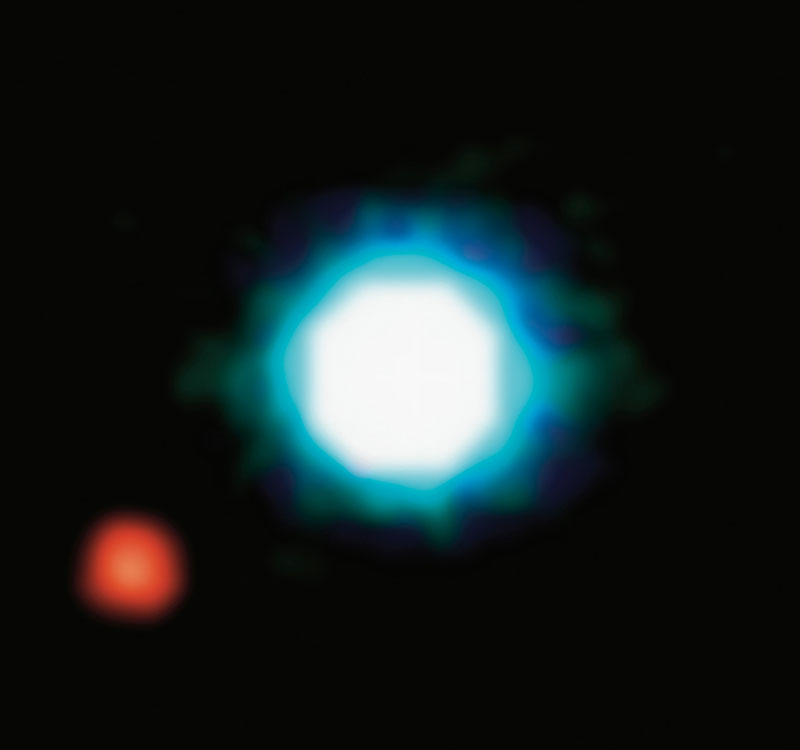
#> input picture LabSix/300_26a_big-vlt-s.jpg, 800 x 750 px
$ python coronaSimulateV1_jason20.py
#> lines starting #> are read from the running program, lines starting #| are printed output that depends on the picture
## CORONASIMULATE  Simulate coronagraph and Gerchberg-Saxton algorithm
#
# A simulation of a coronagraph and the Gerchberg-Saxton algorithm, in the
# context of NASA's Roman Space Telescope, developed to help teach ENCMP
# 100 Computer Programming for Engineers at the University of Alberta. The
# program saves output figures to PNG files for subsequent processing.
#
# Copyright (c) 2022, University of Alberta
# Electrical and Computer Engineering
# All rights reserved.
#
# Student name: Jason Wang (95%)
# Student CCID: jason20
# Others: farhan (5%)
#
# To avoid plagiarism, list the names of persons, Version 0 author(s)
# excluded, whose code, words, ideas, or data you used. To avoid
# cheating, list the names of persons, excluding the ENCMP 100 lab
# instructor and TAs, who gave you compositional assistance.
#
# After each name, including your own name, enter in parentheses an
# estimate of the person's contributions in percent. Without these
# numbers, adding to 100%, follow-up questions will be asked.
#
# For anonymous sources, enter pseudonyms in uppercase, e.g., SAURON,
# followed by percentages as above. Email a link to or a copy of the
# source to the lab instructor before the assignment is due.
#
import matplotlib.pyplot as plt
import numpy as np

def main():
    im = loadImage('300_26a_big-vlt-s.jpg')
    (im,Dphi) = opticalSystem(im,300)
    images = gerchbergSaxton(im,10,Dphi)
    saveFrames(images)

def loadImage(name):
#> called with name = '300_26a_big-vlt-s.jpg'
    im = plt.imread(name)/255
    if len(im.shape) > 2:
        im = (im[:,:,0]+im[:,:,1]+im[:,:,2])/3
#> im: shape (750, 800) float64
    im[im < 0] = 0
    im[im > 1] = 1
    return im

def opticalSystem(im,width):
    im = occultSquare(im,width)
    (IMa,IMp) = dft2(im)
    rng = np.random.default_rng(12345)
    imR = rng.random(im.shape)
    (_,Dphi) = dft2(imR)
    im = idft2(IMa,IMp-Dphi)
    return (im,Dphi)

#makes the input black and then returns that with the dimensions of a square
def occultSquare(im,width):
#> called with width = 300
    xStart = int(len(im[0])/2 - width/2)
#> xStart = 250
    yStart = int(len(im)/2 - width/2)
#> yStart = 225
    for i in range(yStart, yStart + width):
        for j in range(xStart, xStart + width):
            im[i][j] = 0
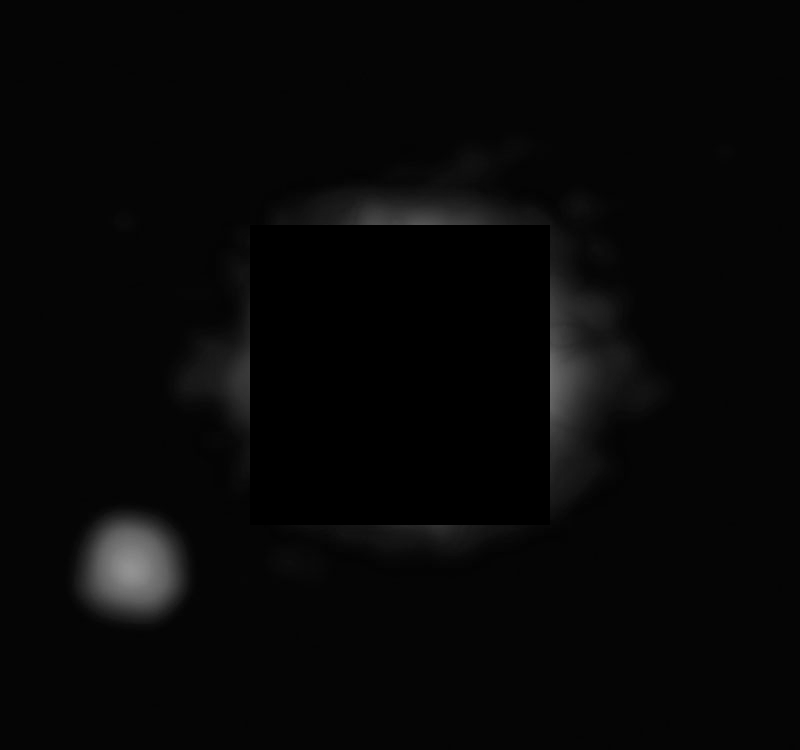
#> im: shape (750, 800) float64; min 0, max 0.576, mean 0.0295
    return im

# (IMa,IMp) = dft2(im) returns the amplitude, IMa, and phase, IMp, of the
# 2D discrete Fourier transform of a grayscale image, im. The image, a 2D
# array, must have entries between 0 and 1. The phase is in radians.
def dft2(im):
    IM = np.fft.rfft2(im)
    IMa = np.abs(IM)
    IMp = np.angle(IM)
    return (IMa,IMp)

# im = idft2(IMa,IMp) returns a grayscale image, im, with entries between
# 0 and 1 that is the inverse 2D discrete Fourier transform (DFT) of a 2D
# DFT specified by its amplitude, IMa, and phase, IMp, in radians.
def idft2(IMa,IMp):
    IM = IMa*(np.cos(IMp)+1j*np.sin(IMp))
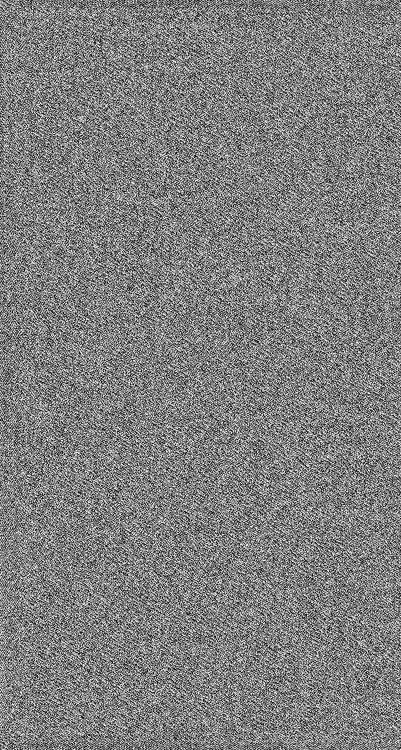
#> IMp: shape (750, 401) float64; min -6.27, max 6.27, mean -0.00545; drawn with min black and max white
    im = np.fft.irfft2(IM)
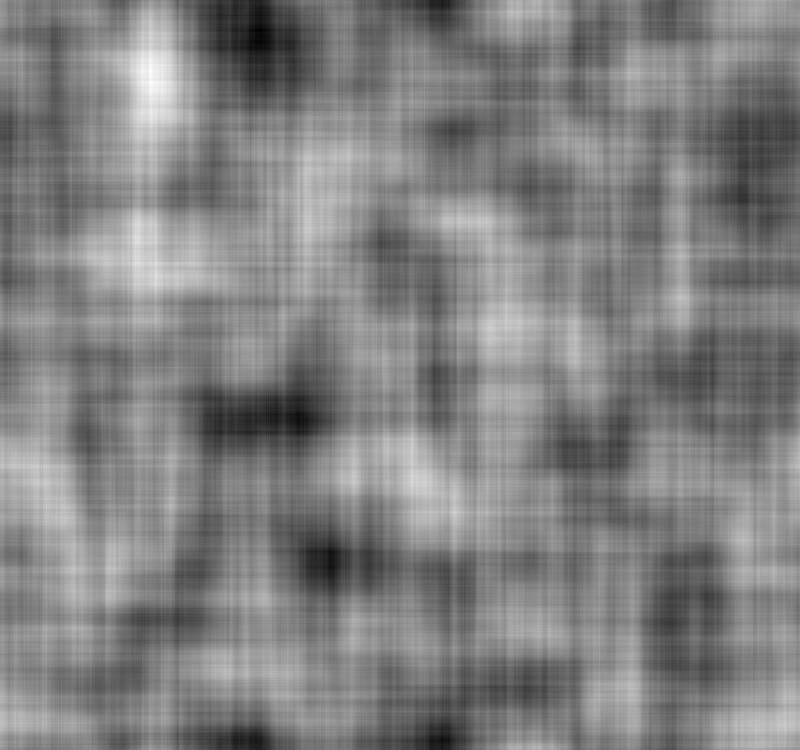
#> im: shape (750, 800) float64; min -0.184, max 0.24, mean 0.0295; drawn with min black and max white
    im[im < 0] = 0
#> in main, `(im,Dphi) = opticalSystem(im,300)`:
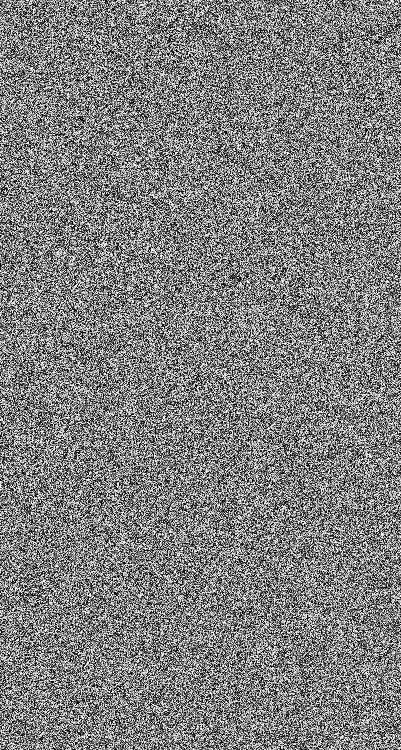
#> Dphi: shape (750, 401) float64; min -3.14, max 3.14, mean -0.00177; drawn with min black and max white
    im[im > 1] = 1
    return im

#this functions will take the image and specfic parameters to then create a set of images that have been refined
def gerchbergSaxton(im,maxIters,Dphi):
#> called with maxIters = 10
    (IMa,IMp) = dft2(im)
#> in dft2 (call 3), `IMp = np.angle(IM)`:
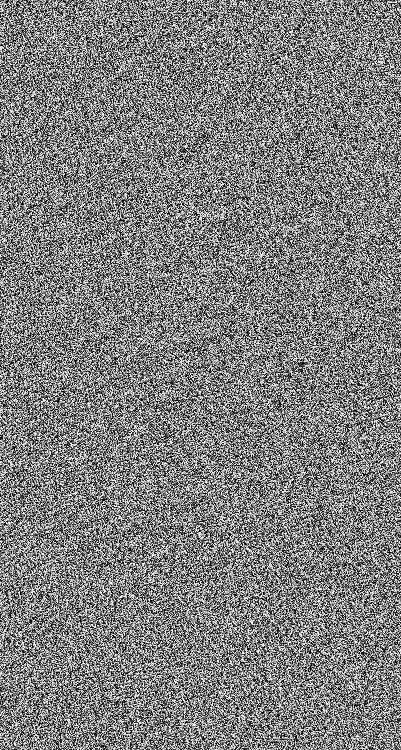
#> IMp: shape (750, 401) float64; min -3.14, max 3.14, mean -0.00242; drawn with min black and max white
    images = []
    for k in range(maxIters+1):
        print("Iteration %d of %d" % (k,maxIters))
        im = idft2(IMa,IMp +((Dphi*k)/maxIters))
        images.append(im)
#> this loop made 11 passes
#> pass 2, in idft2 (call 3), `im = np.fft.irfft2(IM)`:
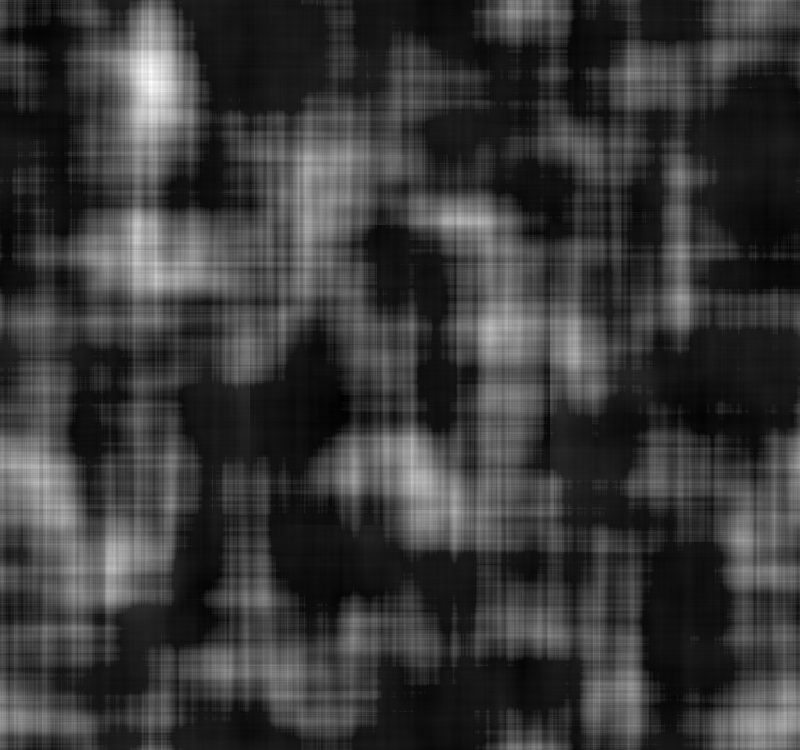
#> im: shape (750, 800) float64; min -0.0187, max 0.236, mean 0.0386; drawn with min black and max white
#> after the loop, images = 11 items
    return images

#after the images have been processed this will save the images into the root folder
def saveFrames(images):
    shape = (images[0].shape[0],images[0].shape[1],3)
#> shape = (750, 800, 3)
    image = np.zeros(shape,images[0].dtype)
    maxIters = len(images)-1
#> maxIters = 10
    ax = plt.gca()
    for k in range(maxIters+1):
        image[:,:,0] = images[k]
        image[:,:,1] = images[k]
        image[:,:,2] = images[k]
        plt.imshow(image)
        plt.title(f'Iteration {str(k)} of {len(range(maxIters))}')
        ax.xaxis.set_tick_params(labelbottom=False)
        ax.yaxis.set_tick_params(labelleft=False)
        ax.set_xticks([])
        ax.set_yticks([])
        plt.savefig('coronagraph'+str(k)+'.png')
        #plt.show()

main()
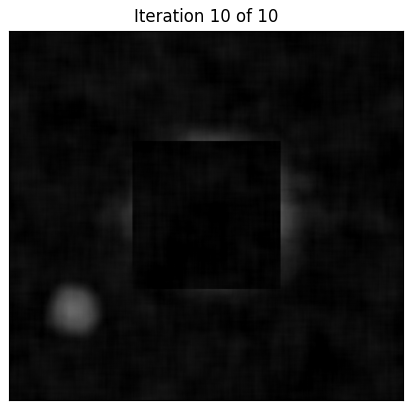
#> figure drawn by matplotlib, 1 panel
